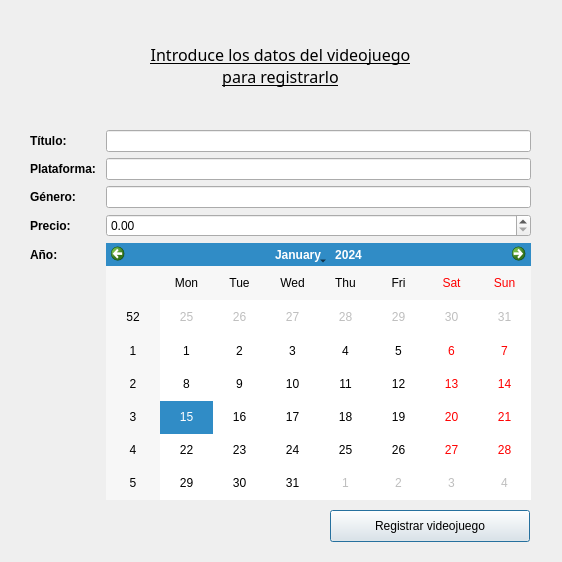
<?xml version="1.0" encoding="UTF-8"?>
<ui version="4.0">
 <class>Dialog</class>
 <widget class="QDialog" name="Dialog">
  <property name="geometry">
   <rect>
    <x>0</x>
    <y>0</y>
    <width>562</width>
    <height>562</height>
   </rect>
  </property>
  <property name="minimumSize">
   <size>
    <width>562</width>
    <height>562</height>
   </size>
  </property>
  <property name="maximumSize">
   <size>
    <width>562</width>
    <height>562</height>
   </size>
  </property>
  <property name="windowTitle">
   <string>Introducir videojuego</string>
  </property>
  <widget class="QWidget" name="formLayoutWidget">
   <property name="geometry">
    <rect>
     <x>30</x>
     <y>130</y>
     <width>501</width>
     <height>370</height>
    </rect>
   </property>
   <layout class="QFormLayout" name="formLayout">
    <item row="0" column="0">
     <widget class="QLabel" name="lbl_titulo">
      <property name="font">
       <font>
        <family>Arial</family>
        <weight>75</weight>
        <bold>true</bold>
       </font>
      </property>
      <property name="text">
       <string>Título: </string>
      </property>
     </widget>
    </item>
    <item row="0" column="1">
     <widget class="QLineEdit" name="lin_titulo"/>
    </item>
    <item row="1" column="0">
     <widget class="QLabel" name="lbl_plataforma">
      <property name="font">
       <font>
        <family>Arial</family>
        <weight>75</weight>
        <bold>true</bold>
       </font>
      </property>
      <property name="text">
       <string>Plataforma: </string>
      </property>
     </widget>
    </item>
    <item row="1" column="1">
     <widget class="QLineEdit" name="lin_plataforma"/>
    </item>
    <item row="2" column="0">
     <widget class="QLabel" name="lbl_genero">
      <property name="font">
       <font>
        <family>Arial</family>
        <weight>75</weight>
        <bold>true</bold>
       </font>
      </property>
      <property name="text">
       <string>Género: </string>
      </property>
     </widget>
    </item>
    <item row="2" column="1">
     <widget class="QLineEdit" name="lin_genero"/>
    </item>
    <item row="3" column="0">
     <widget class="QLabel" name="lbl_precio">
      <property name="font">
       <font>
        <family>Arial</family>
        <weight>75</weight>
        <bold>true</bold>
       </font>
      </property>
      <property name="text">
       <string>Precio: </string>
      </property>
     </widget>
    </item>
    <item row="4" column="0">
     <widget class="QLabel" name="lbl_anyo">
      <property name="font">
       <font>
        <family>Arial</family>
        <weight>75</weight>
        <bold>true</bold>
       </font>
      </property>
      <property name="text">
       <string>Año: </string>
      </property>
     </widget>
    </item>
    <item row="4" column="1">
     <widget class="QCalendarWidget" name="cal_anyo">
      <property name="autoFillBackground">
       <bool>false</bool>
      </property>
     </widget>
    </item>
    <item row="3" column="1">
     <widget class="QDoubleSpinBox" name="spb_precio"/>
    </item>
   </layout>
  </widget>
  <widget class="QLabel" name="lbl_introduce">
   <property name="geometry">
    <rect>
     <x>30</x>
     <y>30</y>
     <width>501</width>
     <height>71</height>
    </rect>
   </property>
   <property name="font">
    <font>
     <family>Showcard Gothic</family>
     <pointsize>12</pointsize>
     <underline>true</underline>
    </font>
   </property>
   <property name="autoFillBackground">
    <bool>false</bool>
   </property>
   <property name="frameShape">
    <enum>QFrame::NoFrame</enum>
   </property>
   <property name="frameShadow">
    <enum>QFrame::Plain</enum>
   </property>
   <property name="text">
    <string>Introduce los datos del videojuego
para registrarlo</string>
   </property>
   <property name="alignment">
    <set>Qt::AlignCenter</set>
   </property>
  </widget>
  <widget class="QPushButton" name="btn_registrar_videojuego">
   <property name="geometry">
    <rect>
     <x>330</x>
     <y>510</y>
     <width>200</width>
     <height>32</height>
    </rect>
   </property>
   <property name="text">
    <string>Registrar videojuego</string>
   </property>
   <property name="icon">
    <iconset>
     <normaloff>../imagenes/save.png</normaloff>../imagenes/save.png</iconset>
   </property>
  </widget>
 </widget>
 <resources/>
 <connections/>
</ui>
